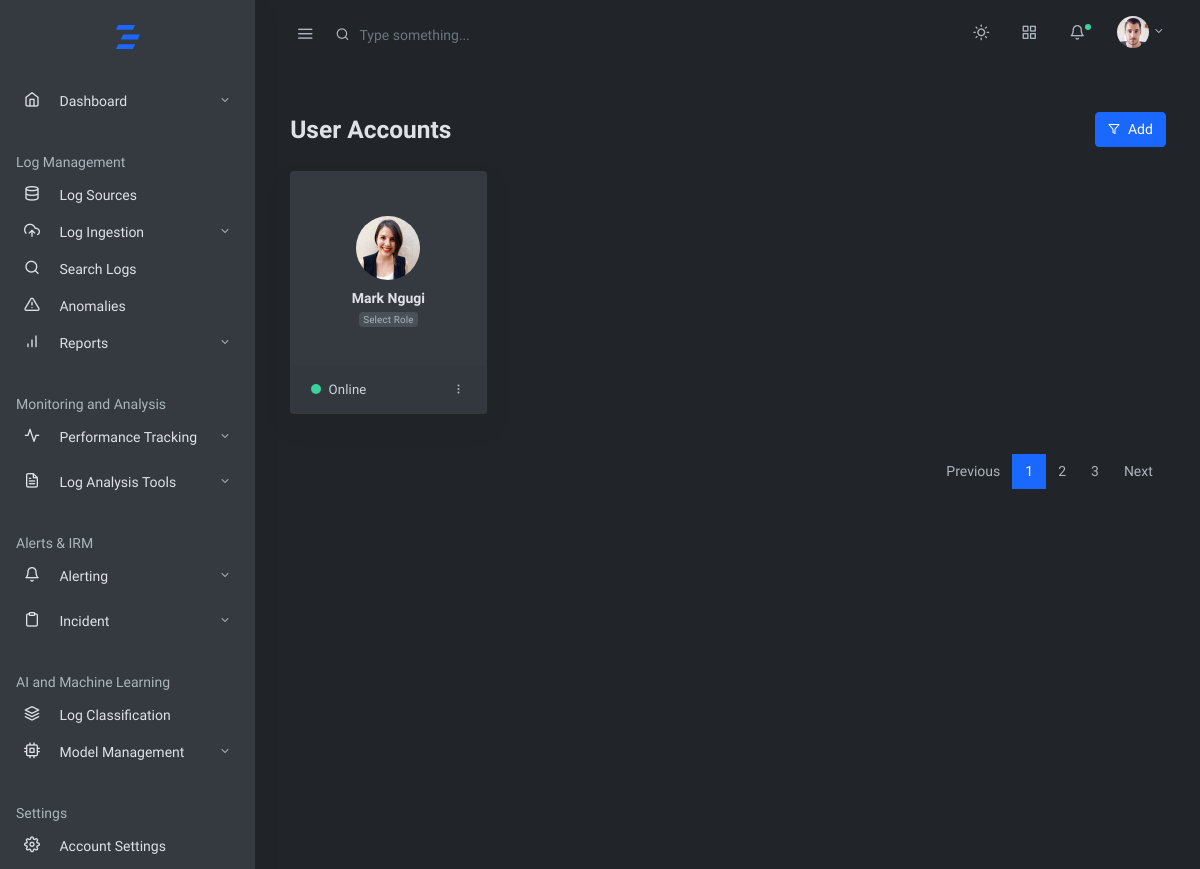
The page /user/useraccounts/ on the database its author committed.
### user_management_app/models.py (models this page shows, shortened)
class User(AbstractBaseUser, PermissionsMixin):
    roles = [
        ('Admin', 'Admin'),
        ('Superuser', 'Superuser'),
        ('Log Analyst', 'Log Analyst'),
        ('Operator', 'Operator'),
        ('Viewer', 'Viewer'),
    ]
    username = models.CharField(max_length=150, unique=True)
    email = models.EmailField(unique=True)
    first_name = models.CharField(max_length=255, blank=True)
    last_name = models.CharField(max_length=255, blank=True)
    contact_number = models.CharField(max_length=15, blank=True)
    role = models.CharField(max_length=50, choices=roles, default='Select Role')
    department = models.CharField(max_length=100, blank=True)
    is_active = models.BooleanField(default=True)
    is_staff = models.BooleanField(default=False)
    account_Status = models.BooleanField(default=False)
    date_of_birth = models.DateField(null=True, blank=True)
    profile_picture = models.ImageField(upload_to='profile_pics/', blank=True)
    security_question = models.CharField(max_length=255, blank=True)
    security_answer = models.CharField(max_length=255, blank=True)
    created_at = models.DateTimeField(default=timezone.now)
    updated_at = models.DateTimeField(auto_now=True,editable=False)
    objects = UserManager()
    USERNAME_FIELD = 'email'
    REQUIRED_FIELDS = ['username']

### user_management_app/views.py (the view)
# urls.py: path('useraccounts/',views.user_list,name='useraccounts'),
def user_list(request):
    users=User.objects.all()
    users=User.objects.exclude(role='Admin')
    context={'users':users}
    return render(request,'baseapp/useraccounts/useraccounts.html',context)

### user_management_app/templates/baseapp/useraccounts/useraccounts.html (shortened to what this page needs)
{%extends 'mainhome.html'%}
{%block content%}
        <div class="container-fluid">
          <div class="row justify-content-center">
            <div class="col-12">
              <div class="row align-items-center my-4">
                <div class="col">
                  <h2 class="h3 mb-0 page-title">User Accounts</h2>
                </div>
                <div class="col-auto">
                  <a href="{%url 'add_user'%}"><button type="button" class="btn btn-primary"><span class="fe fe-filter fe-12 mr-2"></span>Add</button></a>
                </div>
              </div>
              <div class="row">
                {% for user in users %}
                <div class="col-md-3">
                  <div class="card shadow mb-4">
                    <a href="{%url 'user_profile' user.id%}" class="card-link">
                      <div class="card-body text-center">
                        <div class="avatar avatar-lg mt-4">
                          <img src="/static/assets/avatars/face-4.jpg" alt="..." class="avatar-img rounded-circle">
                        </div>
                        <div class="card-text my-2">
                          <strong class="card-title my-0">{{ user.first_name }} {{ user.last_name }}</strong>
                          <p class="small"><span class="badge badge-light text-muted">{{ user.role }}</span></p>
                        </div>
                      </div>
                    </a>
                    <div class="card-footer">
                      <div class="row align-items-center justify-content-between">
                        <div class="col-auto">
                          <small>
                            <span class="dot dot-lg bg-success mr-1"></span> Online </small>
                        </div>
                        <div class="col-auto">
                          <div class="file-action">
                            <button type="button" class="btn btn-link dropdown-toggle more-vertical p-0 text-muted mx-auto" data-toggle="dropdown" aria-haspopup="true" aria-expanded="false">
                            </button>
                          </div>
                        </div>
                      </div>
                    </div>
                  </div>
                </div>
                {%endfor%}
                <div class="col-md-9">
                </div>
              </div>
              <nav aria-label="Table Paging" class="my-3">
                <ul class="pagination justify-content-end mb-0">
                  <li class="page-item"><a class="page-link" href="#">Previous</a></li>
                  <li class="page-item active"><a class="page-link" href="#">1</a></li>
                  <li class="page-item"><a class="page-link" href="#">2</a></li>
                  <li class="page-item"><a class="page-link" href="#">3</a></li>
                  <li class="page-item"><a class="page-link" href="#">Next</a></li>
                </ul>
              </nav>
            </div>
          </div>
        </div>
        {%endblock%}

### static/css/feather.css (style rules this page uses)
.fe { font-family: "feather" !important; speak: none; font-style: normal; font-weight: normal; font-variant: normal; text-transform: none; line-height: 1; -webkit-font-smoothing: antialiased; -moz-osx-font-smoothing: grayscale; }
.fe-12 { font-size: 12px; }
.fe-filter:before { content: ""; }

### rows shown on the page
User: first_name "Mark", last_name "Ngugi", role "Select Role"
